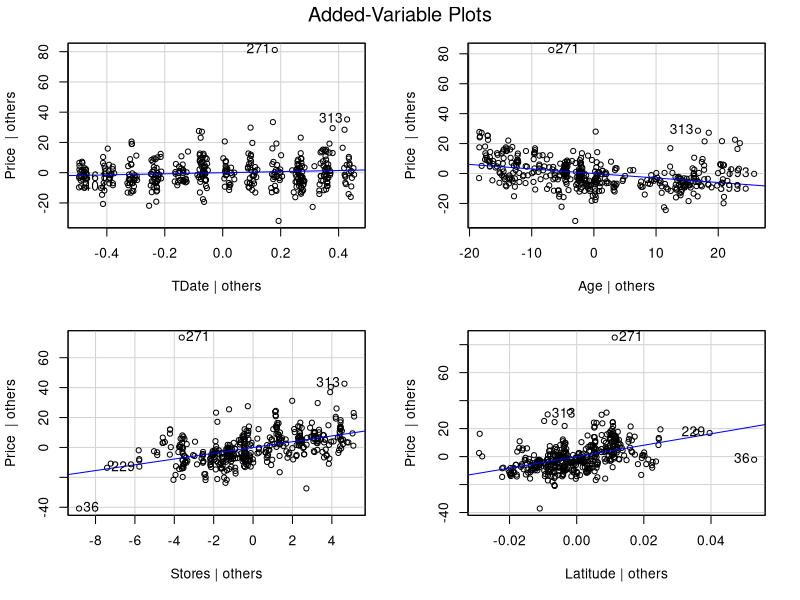
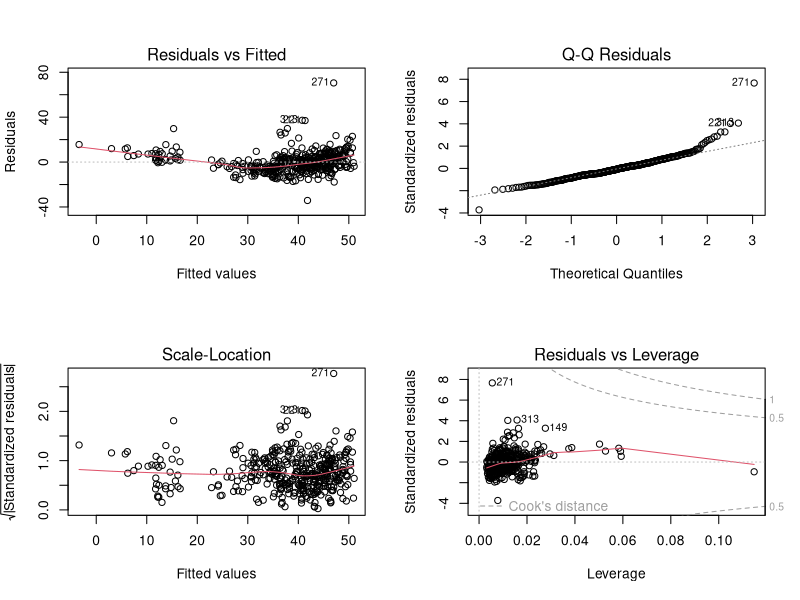

Recreate these plots in R, in order. (Note: this script raises an error after producing the figures.)
## ---- chunk 1
REVals <- read.table("RealEstateValuation.txt")
## ---- chunk 2
library(car)
fit <- lm(Price~ TDate + Age + Stores + Latitude, data = REVals)
summary(fit)
avPlots(fit, lwd = 1)
## ---- chunk 3
fit <- lm(Price~ TDate + Age + Stores + Latitude, data = REVals)
summary(fit)
## ---- chunk 4
fitMetro <- lm(Price~ TDate + Age + Stores + Latitude + Metro, data = REVals)
fitLongitude <- lm(Price~ TDate + Age + Stores + Latitude + Longitude, data = REVals)
fitboth <- lm(Price~ TDate + Age + Stores + Latitude + Metro + Longitude, data = REVals)
summary(fitboth)
summary(fitMetro)$r.squared
summary(fitLongitude)$r.squared

#using AIC forward selection 
m0<-lm(Price~TDate + Age + Stores + Latitude, data = REVals)
f = ~ TDate + Age + Stores + Latitude + Metro + Longitude
step(m0, f, direction = "forward")
## ---- chunk 5
fitstores <- lm(Price ~ TDate + Age + Stores + Latitude, data = REVals)
fitmetro <- lm(Price ~ TDate + Age + Metro + Latitude, data = REVals)
summary(fitmetro)$r.squared # Model (1)
summary(fitstores)$r.squared # Model (2)
par(mfrow=c(2,2))
plot(fitmetro)
## ---- chunk 6
fitlog <- lm(Price ~ TDate + Age + log(Metro) + Latitude, data = REVals)
summary(fitlog)$r.squared
summary(fitmetro)$r.squared
## ---- chunk 7
boxCox(fitlog)
## ---- chunk 8
price.pt <- powerTransform(REVals$Price)
summary(price.pt)
## ---- chunk 9
fitfinal <- lm(sqrt(Price) ~ TDate + Age + log(Metro) + Latitude, data = REVals)
REValsTrans<-with(REVals,data.frame(sqrt(Price),log(Metro),Age,Latitude,TDate))
par(mfrow=c(2,2))
plot(fitmetro)
## ---- chunk 10
par(mfrow=c(2,2))
plot(fitfinal)
## ---- chunk 11
Concrete <- read.table("Concrete.txt")
## ---- chunk 12
mod.full <- lm(Y ~ ., data = Concrete)
par(mfrow = c(2, 4))
avPlots(mod.full, id = list(n = 2, cex = 0.8))
## ---- chunk 13
mod.0 <- lm(Y ~ 1, data = Concrete)

step(mod.0, scope = list(lower = mod.0, upper = mod.full), direction = "forward", 
     k = log(length(Concrete$X1)), trace = 0)
## ---- chunk 14
forward.fit <- lm(Y ~ X1 + X5 + X8 + X2 + X4 + X3, data = Concrete)
par(mfrow = c(2, 3), pin = c(1.5, 1.5))
plot(forward.fit, which = c(1:5))
## ---- chunk 15
hii <- hatvalues(forward.fit)
ei <- forward.fit$residuals
sigma.hat <- sigmaHat(forward.fit)
p <- 7

ri <- ei/(sigma.hat*sqrt(1-hii))
Di <- (1/(p))*ri^2*(hii/(1-hii))
ti <- ri*sqrt((1030-p-1)/(1030-p-ri^2))
df<-data.frame(ei, hii, ri, Di, ti)
subset(df, Di>0.03)
## ---- chunk 16
summary(forward.fit)
## ---- chunk 17
concrete.rmv <- Concrete[-c(43, 611, 57),]
newforward <- lm(Y ~ X1 + X5 + X8 + X2 + X4 + X3, data = concrete.rmv)
summary(newforward)
## ---- chunk 18
new <- data.frame(X1 = 380, X5 = 4, X8 = 28, X2 = 95, X4 = 2, X3 = 0)
print(new)
## ---- chunk 19
predict(forward.fit, newdata = new, interval = "confidence", level = 0.95, 
        type = "response")[1,]
## ---- chunk 20
predict(forward.fit, newdata = new, interval = "prediction", level = 0.95,
        type = "response")[1,]
## ---- chunk 21
step(mod.full, scope = list(lower = mod.0, upper = mod.full), direction = 'backward', 
     k = log(length(Concrete$X1)), trace = 0)
